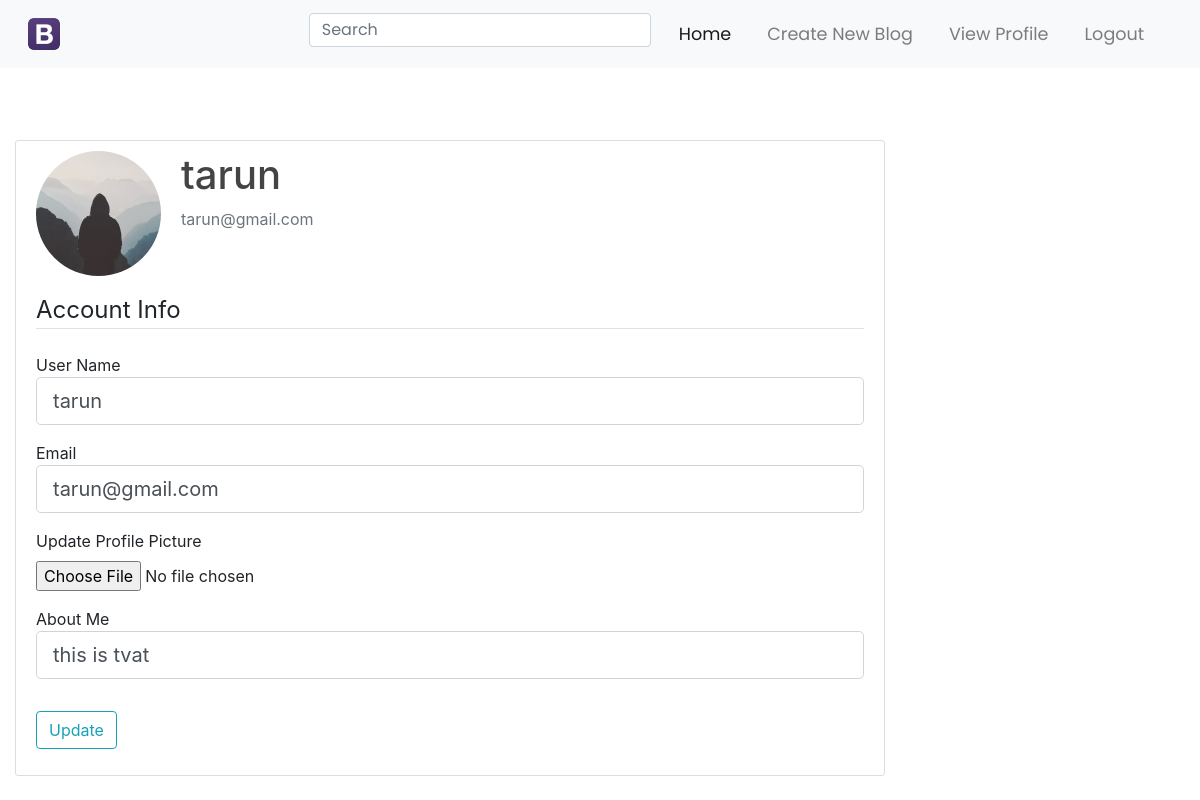
Page /account (signed in) on the committed database.
### flaskblog/models.py (models this page shows, shortened)
class User(db.Model, UserMixin):
    id = db.Column(db.Integer, primary_key=True)
    username = db.Column(db.String(20), unique=True, nullable=False)
    email = db.Column(db.String(120), unique=True, nullable=False)
    image_file = db.Column(db.String(20), nullable=False, default='default.jpg')
    password = db.Column(db.String(60), nullable=False)
    posts = db.relationship('Post', backref='author', lazy=True)
    aboutme = db.Column(db.String(1000))
    user_comments = db.relationship('Comment', backref='commentor', lazy=True)
    liked = db.relationship('PostLike', foreign_keys='PostLike.user_id', backref='user', lazy='dynamic')

### flaskblog/routes.py (the view)
@app.route("/account", methods=['GET', 'POST'])
@login_required
def account():
    form = UpdateAccountForm()
    if form.validate_on_submit():
        if form.picture.data:
            picture_file = save_picture(form.picture.data)
            current_user.image_file = picture_file
        current_user.username = form.username.data
        current_user.email = form.email.data
        current_user.aboutme = form.aboutme.data
        db.session.commit()
        flash('Your account has been updated!', 'success')
        return redirect(url_for('account'))
    elif request.method == 'GET':
        form.username.data = current_user.username
        form.email.data = current_user.email
        form.aboutme.data = current_user.aboutme
    image_file = url_for('static', filename='profile_pics/' + current_user.image_file)
    return render_template('account.html', title='Account',
                           image_file=image_file, form=form)

### flaskblog/forms.py (shortened to what this page needs)
class UpdateAccountForm(FlaskForm):
    username = StringField('Username',
                           validators=[DataRequired(), Length(min=2, max=20)])
    email = StringField('Email',
                        validators=[DataRequired(), Email()])
    aboutme = StringField('aboutme')
    picture = FileField('Update Profile Picture', validators=[FileAllowed(['jpg', 'png'])])
    submit = SubmitField('Update')

### flaskblog/models.py (called while the page is built)
@login_manager.user_loader
def load_user(user_id):
    return User.query.get(int(user_id))

### flaskblog/templates/account.html (shortened to what this page needs)
{% extends "layout.html" %}
{% block content %}
        <div class="content-section">
            <div class="media">
                <img class="rounded-circle account-img" src="{{ image_file }}">
                <div class="media-body">
                    <h2 class="account-heading">{{ current_user.username }}</h2>
                    <p class="text-secondary">{{ current_user.email }}</p>
                </div>
            </div>
            <form method="POST" action="" enctype="multipart/form-data">
                <fieldset class="form-group">
                    <legend class="border-bottom mb-4">Account Info</legend>
                    <div class="form-group">
                        User Name
                        {% if form.username.errors %}
                            {{ form.username(class="form-control form-control-lg is-invalid") }}
                            <div class="invalid-feedback">
                                {% for error in form.username.errors %}
                                    <span>{{ error }}</span>
                                {% endfor %}
                            </div>
                        {% else %}
                            {{ form.username(class="form-control form-control-lg") }}
                        {% endif %}
                    </div>
                    <div class="form-group">
                        Email
                        {% if form.email.errors %}
                            {{ form.email(class="form-control form-control-lg is-invalid") }}
                            <div class="invalid-feedback">
                                {% for error in form.email.errors %}
                                    <span>{{ error }}</span>
                                {% endfor %}
                            </div>
                        {% else %}
                            {{ form.email(class="form-control form-control-lg") }}
                        {% endif %}
                    </div>
                    <div class="form-group">
                        {{ form.picture.label() }}
                        {{ form.picture(class="form-control-file") }}
                    </div>
                    <div class="form-group">
                        About Me
                        {% if form.aboutme.errors %}
                            {{ form.aboutme(class="form-control form-control-lg is-invalid") }}
                            <div class="invalid-feedback">
                                {% for error in form.aboutme.errors %}
                                    <span>{{ error }}</span>
                                {% endfor %}
                            </div>
                        {% else %}
                            {{ form.aboutme(class="form-control form-control-lg") }}
                        {% endif %}
                    </div>
                </fieldset>
                <div class="form-group">
                    {{ form.submit(class="btn btn-outline-info") }}
                </div>
            </form>
        </div>
{% endblock content %}

### flaskblog/static/style.css (style rules this page uses)
body { background: #ffffff; height: 100%; padding-top: 5%; }
h1, h2, h3, h4, h5, h6 { color: #444444; }
.content-section { background: #ffffff; padding: 10px 20px; border: 1px solid #dddddd; border-radius: 3px; margin-bottom: 20px; }
p { overflow: auto; }
.account-img { height: 125px; width: 125px; margin-right: 20px; margin-bottom: 16px; }
.account-heading { font-size: 2.5rem; }

### rows in the picture
User: username "tarun", email "tarun@gmail.com", aboutme "this is tvat"
